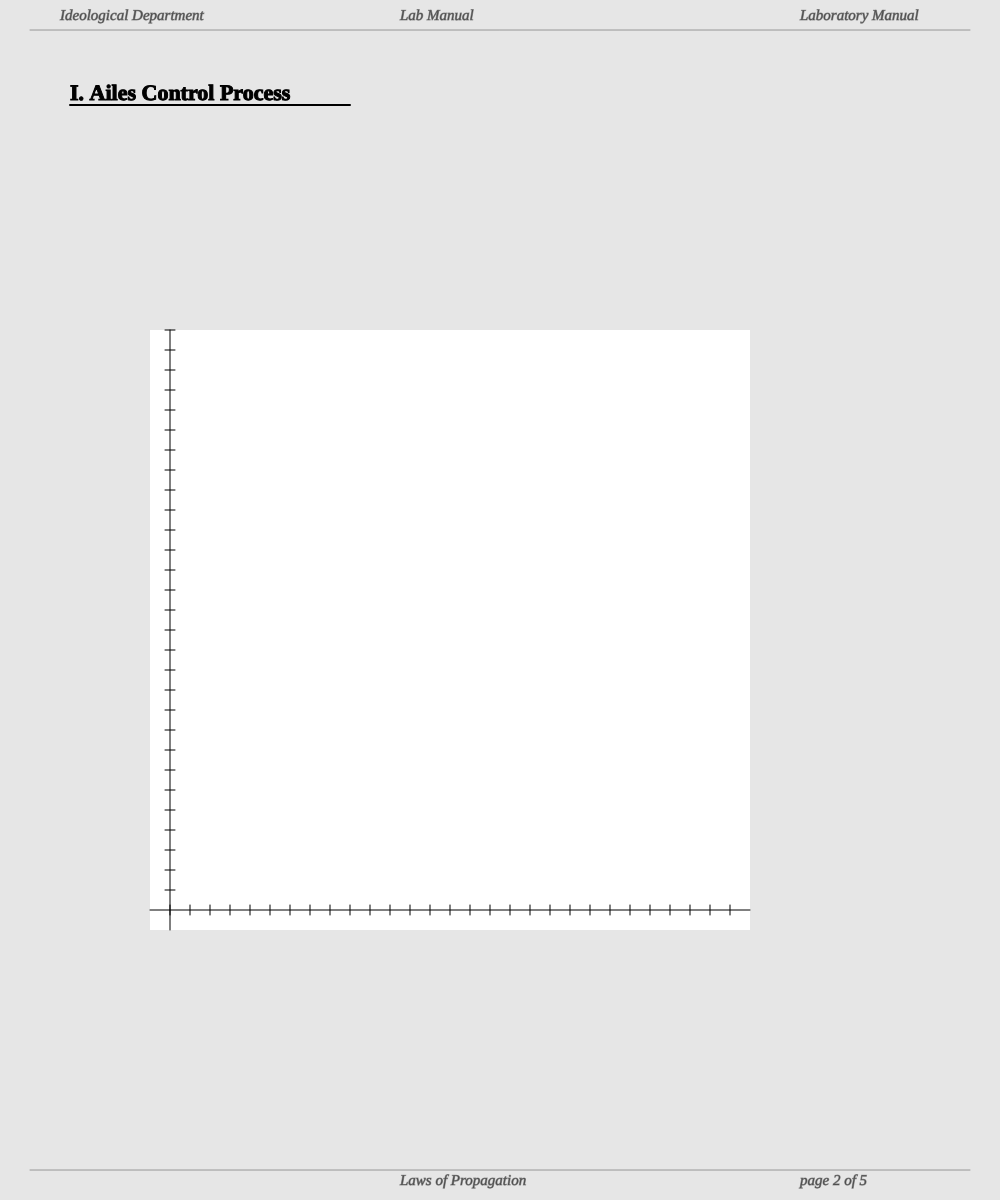
Frame 1 (no input)
Frame 60 (no input): identical to frame 1, image omitted
Frame 120 (the mouse pressed at the canvas centre since frame 60): identical to frame 1, image omitted

The p5.js sketch that drew this single still picture (run headless with seeded random() and noise() and a simulated clock; from frame 60 on, the mouse is pressed at the canvas centre):

// p5.js sketch
// ── sketch.js
let title = `Laws of Propagation`;
let x;
function setup() {
  createCanvas(1000, 1200);
  x = [40, 20]

}

function draw() {
  //general page setup
  background(230)
  strokeWeight(1)
  fill('black')
  textFont(`Tahoma`)
  push()
  stroke(150)
  line(30, 30, 970, 30)
  line(30, 1170, 970, 1170)
  textSize(15)
  fill(80)
  textStyle(`italic`)
  text(`Ideological Department`, 60, 20)
  text(`Laboratory Manual`, 800, 20)
  text(`Lab Manual`, 400, 20)
  text(title, 400, 1185)
  text(`page 2 of 5`, 800, 1185)
  pop()
  fill(`white`)
  noStroke()
  square(150, 330, 600)
  strokeWeight(1)
  stroke(`black`)
  line(150, 910, 750, 910)
  line(170, 330, 170, 930)
  let i = 1
  while(i <  30){
    line(150 + (i * x[1]), 905, 150 + (i * x[1]), 915)
    line(165, 910 - (i * x[1]), 175, 910 - (i * x[1]))
    line(165, 910 - (i * x[2]), 175, 910 - (i * x[2]))
    i++;
  }
  fill(`black`)
  textStyle(`bold`)
  textSize(22)
  text(`I. Ailes Control Process`, 70, 100)
  strokeWeight(2)
  line(70, 105, 350, 105)
}
